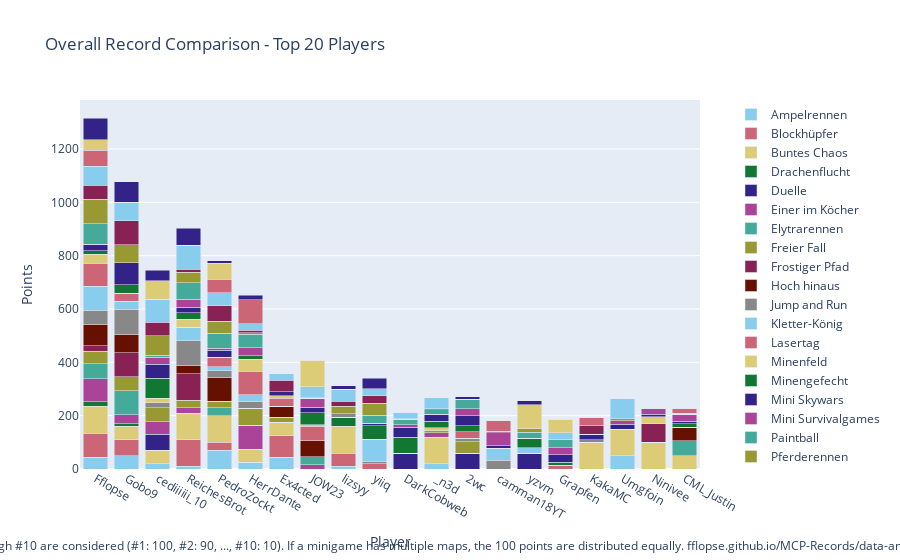

Notebook cell for this chart:
### Code cell
import plotly.graph_objects as go

# Sum all columns to get the total score
outDf['Total'] = outDf.sum(axis=1)

# Sort by total score and fill N/A values with 0
outDf = outDf.sort_values(by='Total', ascending=False).fillna(0)

# Crop to top 10 players
cropDf = outDf.head(20).copy()

# Drop the 'Total' column for plotting
cropDf = cropDf.drop(columns=['Total'])

# Create a color palette
color_palette = px.colors.qualitative.Safe

# Create the stacked bar plot
fig = go.Figure()

for column in cropDf.columns.difference(['Player']):
    fig.add_trace(go.Bar(
        x=cropDf.index,
        y=cropDf[column],
        name=column,
        marker_color=color_palette[len(fig.data) % len(color_palette)]
    ))

# Update layout
fig.update_layout(
    barmode='stack',
    title='Overall Record Comparison - Top 20 Players',
    xaxis=dict(title='Player'),
    yaxis=dict(title='Points'),
    #height=800,
    #width=1000,
    legend=dict(
        x=1.05,
        y=0.5,
        traceorder='normal',
        font=dict(size=12),
        bgcolor='rgba(255, 255, 255, 0)',
        bordercolor='rgba(0, 0, 0, 0)'
    ),
    margin=dict(r=200),  # Adjust right margin to make room for the legend
    annotations=[
        dict(
            x=0.5,
            y=-0.235,
            xref='paper',
            yref='paper',
            text='Max 100 points per minigame. Records #1 through #10 are considered (#1: 100, #2: 90, ..., #10: 10). If a minigame has multiple maps, the 100 points are distributed equally. fflopse.github.io/MCP-Records/data-analysis/global-ranking.ipynb',
            showarrow=False,
            font=dict(size=12),
            xanchor='center'
        )
    ]
)

fig.show()

# save the plot as an html file

fig.write_html('out/overall_record_comparison.html')

### Figure 1 — Plotly figure (JSON) as saved in the notebook; plotly's stock layout.template omitted (floating-point values rounded to 4 significant figures)
{"data": [{"marker": {"color": "rgb(136, 204, 238)"}, "name": "Ampelrennen", "type": "bar", "x": ["Fflopse", "Gobo9", "cediiiiii_10", "ReichesBrot", "PedroZockt", "HerrDante", "Ex4cted", "JOW23", "lizsyy", "yiiq", "DarkCobweb", "_n3d", "2wc", "camman18YT", "yzvm", "Grapfen", "KakaMC", "Umgfoin", "Ninivee", "CML_Justin"], "y": [45, 50, 20, 10, 70, 25, 45, 0, 10, 0, 0, 20, 0, 0, 0, 0, 0, 50, 0, 0]}, {"marker": {"color": "rgb(204, 102, 119)"}, "name": "Blockhüpfer", "type": "bar", "x": ["Fflopse", "Gobo9", "cediiiiii_10", "ReichesBrot", "PedroZockt", "HerrDante", "Ex4cted", "JOW23", "lizsyy", "yiiq", "DarkCobweb", "_n3d", "2wc", "camman18YT", "yzvm", "Grapfen", "KakaMC", "Umgfoin", "Ninivee", "CML_Justin"], "y": [90, 60, 0, 100, 30, 0, 80, 0, 50, 20, 0, 0, 0, 0, 0, 0, 0, 0, 0, 0]}, {"marker": {"color": "rgb(221, 204, 119)"}, "name": "Buntes Chaos", "type": "bar", "x": ["Fflopse", "Gobo9", "cediiiiii_10", "ReichesBrot", "PedroZockt", "HerrDante", "Ex4cted", "JOW23", "lizsyy", "yiiq", "DarkCobweb", "_n3d", "2wc", "camman18YT", "yzvm", "Grapfen", "KakaMC", "Umgfoin", "Ninivee", "CML_Justin"], "y": [100, 50, 50, 100, 100, 50, 50, 0, 100, 0, 0, 100, 0, 0, 0, 0, 100, 100, 100, 50]}, {"marker": {"color": "rgb(17, 119, 51)"}, "name": "Drachenflucht", "type": "bar", "x": ["Fflopse", "Gobo9", "cediiiiii_10", "ReichesBrot", "PedroZockt", "HerrDante", "Ex4cted", "JOW23", "lizsyy", "yiiq", "DarkCobweb", "_n3d", "2wc", "camman18YT", "yzvm", "Grapfen", "KakaMC", "Umgfoin", "Ninivee", "CML_Justin"], "y": [16.67, 10, 0, 0, 0, 0, 0, 0, 33.33, 0, 0, 0, 0, 0, 0, 0, 0, 0, 0, 0]}, {"marker": {"color": "rgb(51, 34, 136)"}, "name": "Duelle", "type": "bar", "x": ["Fflopse", "Gobo9", "cediiiiii_10", "ReichesBrot", "PedroZockt", "HerrDante", "Ex4cted", "JOW23", "lizsyy", "yiiq", "DarkCobweb", "_n3d", "2wc", "camman18YT", "yzvm", "Grapfen", "KakaMC", "Umgfoin", "Ninivee", "CML_Justin"], "y": [0, 0, 60, 0, 0, 0, 0, 0, 0, 0, 60, 0, 60, 0, 60, 0, 0, 0, 0, 0]}, {"marker": {"color": "rgb(170, 68, 153)"}, "name": "Einer im Köcher", "type": "bar", "x": ["Fflopse", "Gobo9", "cediiiiii_10", "ReichesBrot", "PedroZockt", "HerrDante", "Ex4cted", "JOW23", "lizsyy", "yiiq", "DarkCobweb", "_n3d", "2wc", "camman18YT", "yzvm", "Grapfen", "KakaMC", "Umgfoin", "Ninivee", "CML_Justin"], "y": [86.67, 33.33, 46.67, 20, 0, 90, 0, 16.67, 0, 0, 0, 16.67, 0, 0, 0, 0, 0, 0, 0, 0]}, {"marker": {"color": "rgb(68, 170, 153)"}, "name": "Elytrarennen", "type": "bar", "x": ["Fflopse", "Gobo9", "cediiiiii_10", "ReichesBrot", "PedroZockt", "HerrDante", "Ex4cted", "JOW23", "lizsyy", "yiiq", "DarkCobweb", "_n3d", "2wc", "camman18YT", "yzvm", "Grapfen", "KakaMC", "Umgfoin", "Ninivee", "CML_Justin"], "y": [56.67, 90, 0, 0, 30, 0, 0, 30, 0, 0, 0, 0, 0, 0, 0, 0, 0, 0, 0, 56.67]}, {"marker": {"color": "rgb(153, 153, 51)"}, "name": "Freier Fall", "type": "bar", "x": ["Fflopse", "Gobo9", "cediiiiii_10", "ReichesBrot", "PedroZockt", "HerrDante", "Ex4cted", "JOW23", "lizsyy", "yiiq", "DarkCobweb", "_n3d", "2wc", "camman18YT", "yzvm", "Grapfen", "KakaMC", "Umgfoin", "Ninivee", "CML_Justin"], "y": [47.5, 52.5, 52.5, 27.5, 25, 62.5, 20, 0, 0, 0, 0, 7.5, 42.5, 0, 0, 0, 0, 0, 0, 0]}, {"marker": {"color": "rgb(136, 34, 85)"}, "name": "Frostiger Pfad", "type": "bar", "x": ["Fflopse", "Gobo9", "cediiiiii_10", "ReichesBrot", "PedroZockt", "HerrDante", "Ex4cted", "JOW23", "lizsyy", "yiiq", "DarkCobweb", "_n3d", "2wc", "camman18YT", "yzvm", "Grapfen", "KakaMC", "Umgfoin", "Ninivee", "CML_Justin"], "y": [20, 90, 0, 100, 0, 0, 0, 0, 0, 0, 0, 0, 0, 0, 0, 0, 0, 0, 70, 0]}, {"marker": {"color": "rgb(102, 17, 0)"}, "name": "Hoch hinaus", "type": "bar", "x": ["Fflopse", "Gobo9", "cediiiiii_10", "ReichesBrot", "PedroZockt", "HerrDante", "Ex4cted", "JOW23", "lizsyy", "yiiq", "DarkCobweb", "_n3d", "2wc", "camman18YT", "yzvm", "Grapfen", "KakaMC", "Umgfoin", "Ninivee", "CML_Justin"], "y": [80, 70, 0, 30, 90, 0, 40, 60, 0, 0, 0, 0, 0, 0, 0, 0, 0, 0, 0, 50]}, {"marker": {"color": "rgb(136, 136, 136)"}, "name": "Jump and Run", "type": "bar", "x": ["Fflopse", "Gobo9", "cediiiiii_10", "ReichesBrot", "PedroZockt", "HerrDante", "Ex4cted", "JOW23", "lizsyy", "yiiq", "DarkCobweb", "_n3d", "2wc", "camman18YT", "yzvm", "Grapfen", "KakaMC", "Umgfoin", "Ninivee", "CML_Justin"], "y": [53.33, 93.33, 20, 93.33, 23.33, 26.67, 0, 0, 13.33, 6.667, 0, 0, 13.33, 33.33, 0, 0, 10, 0, 0, 0]}, {"marker": {"color": "rgb(136, 204, 238)"}, "name": "Kletter-König", "type": "bar", "x": ["Fflopse", "Gobo9", "cediiiiii_10", "ReichesBrot", "PedroZockt", "HerrDante", "Ex4cted", "JOW23", "lizsyy", "yiiq", "DarkCobweb", "_n3d", "2wc", "camman18YT", "yzvm", "Grapfen", "KakaMC", "Umgfoin", "Ninivee", "CML_Justin"], "y": [90, 30, 0, 50, 15, 25, 0, 0, 0, 85, 0, 0, 0, 45, 20, 0, 0, 0, 0, 0]}, {"marker": {"color": "rgb(204, 102, 119)"}, "name": "Lasertag", "type": "bar", "x": ["Fflopse", "Gobo9", "cediiiiii_10", "ReichesBrot", "PedroZockt", "HerrDante", "Ex4cted", "JOW23", "lizsyy", "yiiq", "DarkCobweb", "_n3d", "2wc", "camman18YT", "yzvm", "Grapfen", "KakaMC", "Umgfoin", "Ninivee", "CML_Justin"], "y": [86.67, 30, 0, 0, 36.67, 86.67, 30, 53.33, 0, 0, 0, 0, 23.33, 0, 0, 13.33, 0, 0, 0, 0]}, {"marker": {"color": "rgb(221, 204, 119)"}, "name": "Minenfeld", "type": "bar", "x": ["Fflopse", "Gobo9", "cediiiiii_10", "ReichesBrot", "PedroZockt", "HerrDante", "Ex4cted", "JOW23", "lizsyy", "yiiq", "DarkCobweb", "_n3d", "2wc", "camman18YT", "yzvm", "Grapfen", "KakaMC", "Umgfoin", "Ninivee", "CML_Justin"], "y": [33.33, 0, 16.67, 30, 0, 46.67, 10, 6.667, 0, 0, 0, 10, 0, 0, 0, 0, 0, 0, 26.67, 0]}, {"marker": {"color": "rgb(17, 119, 51)"}, "name": "Minengefecht", "type": "bar", "x": ["Fflopse", "Gobo9", "cediiiiii_10", "ReichesBrot", "PedroZockt", "HerrDante", "Ex4cted", "JOW23", "lizsyy", "yiiq", "DarkCobweb", "_n3d", "2wc", "camman18YT", "yzvm", "Grapfen", "KakaMC", "Umgfoin", "Ninivee", "CML_Justin"], "y": [12.5, 32.5, 75, 25, 0, 12.5, 0, 45, 0, 50, 60, 25, 22.5, 0, 35, 12.5, 0, 0, 0, 12.5]}, {"marker": {"color": "rgb(51, 34, 136)"}, "name": "Mini Skywars", "type": "bar", "x": ["Fflopse", "Gobo9", "cediiiiii_10", "ReichesBrot", "PedroZockt", "HerrDante", "Ex4cted", "JOW23", "lizsyy", "yiiq", "DarkCobweb", "_n3d", "2wc", "camman18YT", "yzvm", "Grapfen", "KakaMC", "Umgfoin", "Ninivee", "CML_Justin"], "y": [24, 82, 52, 20, 26, 0, 14, 20, 0, 10, 36, 26, 38, 8, 0, 28, 20, 18, 8, 10]}, {"marker": {"color": "rgb(170, 68, 153)"}, "name": "Mini Survivalgames", "type": "bar", "x": ["Fflopse", "Gobo9", "cediiiiii_10", "ReichesBrot", "PedroZockt", "HerrDante", "Ex4cted", "JOW23", "lizsyy", "yiiq", "DarkCobweb", "_n3d", "2wc", "camman18YT", "yzvm", "Grapfen", "KakaMC", "Umgfoin", "Ninivee", "CML_Justin"], "y": [0, 0, 26.67, 30, 6.667, 30, 0, 33.33, 0, 0, 10, 0, 26.67, 50, 0, 26.67, 0, 13.33, 23.33, 26.67]}, {"marker": {"color": "rgb(68, 170, 153)"}, "name": "Paintball", "type": "bar", "x": ["Fflopse", "Gobo9", "cediiiiii_10", "ReichesBrot", "PedroZockt", "HerrDante", "Ex4cted", "JOW23", "lizsyy", "yiiq", "DarkCobweb", "_n3d", "2wc", "camman18YT", "yzvm", "Grapfen", "KakaMC", "Umgfoin", "Ninivee", "CML_Justin"], "y": [76.67, 0, 6.667, 63.33, 56.67, 50, 0, 0, 0, 30, 20, 16.67, 33.33, 0, 23.33, 30, 0, 0, 0, 0]}, {"marker": {"color": "rgb(153, 153, 51)"}, "name": "Pferderennen", "type": "bar", "x": ["Fflopse", "Gobo9", "cediiiiii_10", "ReichesBrot", "PedroZockt", "HerrDante", "Ex4cted", "JOW23", "lizsyy", "yiiq", "DarkCobweb", "_n3d", "2wc", "camman18YT", "yzvm", "Grapfen", "KakaMC", "Umgfoin", "Ninivee", "CML_Justin"], "y": [91.67, 66.67, 73.33, 38.33, 45, 6.667, 0, 0, 28.33, 45, 0, 0, 0, 0, 13.33, 0, 0, 6.667, 0, 0]}, {"marker": {"color": "rgb(136, 34, 85)"}, "name": "Replika", "type": "bar", "x": ["Fflopse", "Gobo9", "cediiiiii_10", "ReichesBrot", "PedroZockt", "HerrDante", "Ex4cted", "JOW23", "lizsyy", "yiiq", "DarkCobweb", "_n3d", "2wc", "camman18YT", "yzvm", "Grapfen", "KakaMC", "Umgfoin", "Ninivee", "CML_Justin"], "y": [53.88, 90.87, 51.36, 12.14, 57.28, 8.155, 43.11, 2.718, 18.45, 28.64, 1.942, 4.951, 2.524, 5.146, 0, 1.359, 32.62, 0, 0, 2.427]}, {"marker": {"color": "rgb(102, 17, 0)"}, "name": "Sammelwahn", "type": "bar", "x": ["Fflopse", "Gobo9", "cediiiiii_10", "ReichesBrot", "PedroZockt", "HerrDante", "Ex4cted", "JOW23", "lizsyy", "yiiq", "DarkCobweb", "_n3d", "2wc", "camman18YT", "yzvm", "Grapfen", "KakaMC", "Umgfoin", "Ninivee", "CML_Justin"], "y": [[22, 22], [27.75, 27.75], [34, 34], [3.25, 3.25], [14.25, 14.25], [9.25, 9.25], [16.5, 16.5], [3.25, 3.25], [5, 5], [0, 0], [5.5, 5.5], [3.25, 3.25], [0, 0], [5.75, 5.75], [3.75, 3.75], [14.75, 14.75], [10.5, 10.5], [6.75, 6.75], [2, 2], [4.5, 4.5]]}, {"marker": {"color": "rgb(136, 136, 136)"}, "name": "Schießstand", "type": "bar", "x": ["Fflopse", "Gobo9", "cediiiiii_10", "ReichesBrot", "PedroZockt", "HerrDante", "Ex4cted", "JOW23", "lizsyy", "yiiq", "DarkCobweb", "_n3d", "2wc", "camman18YT", "yzvm", "Grapfen", "KakaMC", "Umgfoin", "Ninivee", "CML_Justin"], "y": [[96.67, 96.67], [50, 50], [40, 40], [10, 10], [0, 0], [66.67, 66.67], [90, 90], [10, 10], [33.33, 33.33], [0, 0], [0, 0], [26.67, 26.67], [0, 0], [0, 0], [0, 0], [0, 0], [0, 0], [0, 0], [0, 0], [0, 0]]}, {"marker": {"color": "rgb(136, 204, 238)"}, "name": "Spleef", "type": "bar", "x": ["Fflopse", "Gobo9", "cediiiiii_10", "ReichesBrot", "PedroZockt", "HerrDante", "Ex4cted", "JOW23", "lizsyy", "yiiq", "DarkCobweb", "_n3d", "2wc", "camman18YT", "yzvm", "Grapfen", "KakaMC", "Umgfoin", "Ninivee", "CML_Justin"], "y": [70, 70, 85, 90, 50, 25, 25, 40, 45, 25, 25, 40, 0, 0, 0, 25, 0, 75, 0, 0]}, {"marker": {"color": "rgb(204, 102, 119)"}, "name": "Todeswürfel", "type": "bar", "x": ["Fflopse", "Gobo9", "cediiiiii_10", "ReichesBrot", "PedroZockt", "HerrDante", "Ex4cted", "JOW23", "lizsyy", "yiiq", "DarkCobweb", "_n3d", "2wc", "camman18YT", "yzvm", "Grapfen", "KakaMC", "Umgfoin", "Ninivee", "CML_Justin"], "y": [60, 0, 0, 0, 50, 90, 0, 0, 0, 0, 0, 0, 0, 40, 0, 0, 30, 0, 0, 20]}, {"marker": {"color": "rgb(221, 204, 119)"}, "name": "Waffenfolge", "type": "bar", "x": ["Fflopse", "Gobo9", "cediiiiii_10", "ReichesBrot", "PedroZockt", "HerrDante", "Ex4cted", "JOW23", "lizsyy", "yiiq", "DarkCobweb", "_n3d", "2wc", "camman18YT", "yzvm", "Grapfen", "KakaMC", "Umgfoin", "Ninivee", "CML_Justin"], "y": [40, 0, 70, 0, 60, 0, 0, 100, 0, 0, 0, 0, 0, 0, 90, 50, 0, 0, 0, 0]}, {"marker": {"color": "rgb(17, 119, 51)"}, "name": "Walls", "type": "bar", "x": ["Fflopse", "Gobo9", "cediiiiii_10", "ReichesBrot", "PedroZockt", "HerrDante", "Ex4cted", "JOW23", "lizsyy", "yiiq", "DarkCobweb", "_n3d", "2wc", "camman18YT", "yzvm", "Grapfen", "KakaMC", "Umgfoin", "Ninivee", "CML_Justin"], "y": [[33.33, 33.33], [36.67, 36.67], [93.33, 93.33], [16.67, 16.67], [60, 60], [0, 0], [0, 0], [33.33, 33.33], [0, 0], [20, 20], [66.67, 66.67], [0, 0], [20, 20], [53.33, 53.33], [16.67, 16.67], [33.33, 33.33], [33.33, 33.33], [0, 0], [20, 20], [0, 0]]}, {"marker": {"color": "rgb(51, 34, 136)"}, "name": "Wettrennen", "type": "bar", "x": ["Fflopse", "Gobo9", "cediiiiii_10", "ReichesBrot", "PedroZockt", "HerrDante", "Ex4cted", "JOW23", "lizsyy", "yiiq", "DarkCobweb", "_n3d", "2wc", "camman18YT", "yzvm", "Grapfen", "KakaMC", "Umgfoin", "Ninivee", "CML_Justin"], "y": [80, 76, 40, 64, 10, 16, 0, 0, 14, 40, 0, 0, 8, 0, 14, 0, 0, 0, 0, 0]}], "layout": {"annotations": [{"font": {"size": 12}, "showarrow": false, "text": "Max 100 points per minigame. Records #1 through #10 are considered (#1: 100, #2: 90, ..., #10: 10). If a minigame has multiple maps, the 100 points are distributed equally. fflopse.github.io/MCP-Records/data-analysis/global-ranking.ipynb", "x": 0.5, "xanchor": "center", "xref": "paper", "y": -0.235, "yref": "paper"}], "barmode": "stack", "legend": {"bgcolor": "rgba(255, 255, 255, 0)", "bordercolor": "rgba(0, 0, 0, 0)", "font": {"size": 12}, "traceorder": "normal", "x": 1.05, "y": 0.5}, "margin": {"r": 200}, "title": {"text": "Overall Record Comparison - Top 20 Players"}, "xaxis": {"title": {"text": "Player"}}, "yaxis": {"title": {"text": "Points"}}}}
